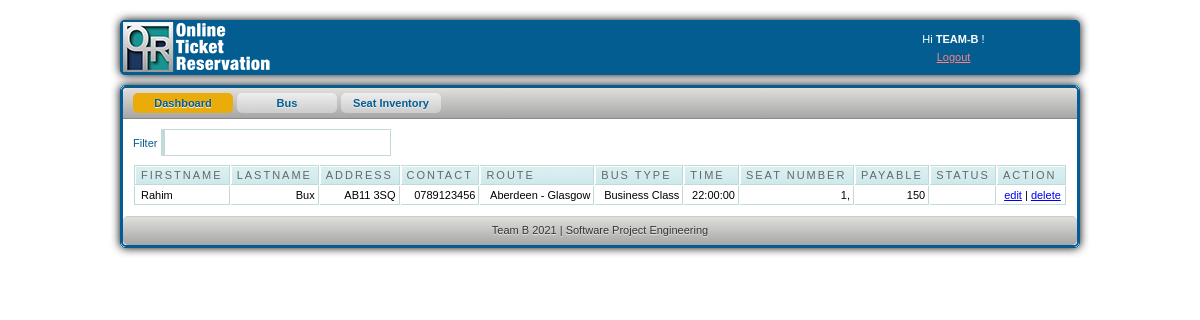
Screenshot of /admin/dashboard.php (signed in) with the database file from the repository.
### tables this page shows
CREATE TABLE `customer` (
  `id` int(11) NOT NULL,
  `fname` varchar(30) NOT NULL,
  `lname` varchar(30) NOT NULL,
  `contact` varchar(20) NOT NULL,
  `address` varchar(300) NOT NULL,
  `bus` varchar(30) NOT NULL,
  `transactionum` varchar(10) NOT NULL,
  `payable` varchar(11) NOT NULL,
  `status` varchar(100) NOT NULL,
  `setnumber` varchar(100) NOT NULL
);

CREATE TABLE `route` (
  `id` int(11) NOT NULL,
  `route` varchar(300) NOT NULL,
  `price` varchar(30) NOT NULL,
  `numseats` int(30) NOT NULL,
  `type` varchar(300) NOT NULL,
  `time` time NOT NULL
);

CREATE TABLE `reserve` (
  `id` int(11) NOT NULL,
  `date` varchar(11) NOT NULL,
  `bus` varchar(11) NOT NULL,
  `seat_reserve` varchar(11) NOT NULL,
  `transactionnum` varchar(10) NOT NULL,
  `seat` varchar(100) NOT NULL
);

### admin/dashboard.php (the view, shortened to what this page needs)
<html>
<head>
<link href="css/style.css" rel="stylesheet" type="text/css" />
<link rel="stylesheet" href="febe/style.css" type="text/css" media="screen" charset="utf-8">
<link href="src/facebox.css" media="screen" rel="stylesheet" type="text/css" />
</head>
<body>
	<div id="container">
		<div id="adminbar-outer" class="radius-bottom">
			<div id="adminbar" class="radius-bottom">
				<a id="logo" href="dashboard.php"></a>
				<div id="details">
					<a class="avatar" href="javascript: void(0)">
					</a>
					<div class="tcenter">
					Hi
					<strong>TEAM-B</strong>
					!
					<br>
					<a class="alightred" href="../index.php">Logout</a>
					</div>
				</div>
			</div>
		</div>
		<div id="panel-outer" class="radius" style="opacity: 1;">
			<div id="panel" class="radius">
				<ul class="radius-top clearfix" id="main-menu">
					<li>
						<a class="active" href="dashboard.php">
							<span>Dashboard</span>
						</a>
					</li>
					<li>
						<a href="route.php">
							<span>Bus</span>
						</a>
					</li>
					<li>
						<a href="setinventory.php">
							<span>Seat Inventory</span>
						</a>
					</li>
				</ul>
				<div id="content" class="clearfix">
					<label for="filter">Filter</label> <input type="text" name="filter" value="" id="filter" />
					<table cellpadding="1" cellspacing="1" id="resultTable">
						<thead>
							<tr>
								<th  style="border-left: 1px solid #C1DAD7"> Firstname </th>
								<th> Lastname </th>
								<th> Address </th>
								<th> Contact </th>
								<th> Route </th>
								<th> Bus Type </th>
								<th> Time </th>
								<th> Seat Number </th>
								<th> Payable </th>
								<th> Status </th>
								<th> Action </th>
							</tr>
						</thead>
						<tbody>
						<?php
							include('../db.php');
							$result = mysqli_query($conn,"SELECT * FROM customer");
							while($row = mysqli_fetch_array($result))
								{
									echo '<tr class="record">';
									echo '<td style="border-left: 1px solid #C1DAD7;">'.$row['fname'].'</td>';
									echo '<td><div align="right">'.$row['lname'].'</div></td>';
									echo '<td><div align="right">'.$row['address'].'</div></td>';
									echo '<td><div align="right">'.$row['contact'].'</div></td>';
									$rrad=$row['bus'];
									$dddd=$row['transactionum'];
									$results = mysqli_query($conn,"SELECT * FROM route WHERE id='$rrad'");
									while($rows = mysqli_fetch_array($results))
										{
									echo '<td><div align="right">'.$rows['route'].'</div></td>';
									echo '<td><div align="right">'.$rows['type'].'</div></td>';
									echo '<td><div align="right">'.$rows['time'].'</div></td>';
										}
									$resulta = mysqli_query($conn,"SELECT * FROM reserve WHERE transactionnum='$dddd'");
									while($rowa = mysqli_fetch_array($resulta))
										{
									echo '<td><div align="right">'.$rowa['seat'].'</div></td>';
										}
									echo '<td><div align="right">'.$row['payable'].'</div></td>';
									echo '<td><div align="right">'.$row['status'].'</div></td>';
									echo '<td><div align="center"><a rel="facebox" href="editstatus.php?id='.$row['id'].'">edit</a> | <a href="#" id="'.$row['transactionum'].'" class="delbutton" title="Click To Delete">delete</a></div></td>';
									echo '</tr>';
								}
							?>
						</tbody>
					</table>
				</div>
				<div id="footer" class="radius-bottom">
					Team B 2021  |  Software Project Engineering
				</div>
			</div>
		</div>
	</div>
</body>
</html>

### admin/css/style.css (style rules this page uses)
html, body { color: #035d91; font-family: Arial,sans-serif; font-size: 11px; line-height: 1.6; margin:0; }
#container { margin: 20px auto; width: 960px; }
#login-container-outer, #container #adminbar-outer, #container #panel-outer { border: 1px solid #035d91; box-shadow: 0 0 10px #000000; }
#container #adminbar-outer { background: none repeat scroll 0 0 #035d91; border-top: medium none; margin: 0 0 10px; }
.radius-bottom { border-top-right-radius: 5px; border-top-left-radius: 5px; border-bottom-left-radius: 5px; border-bottom-right-radius: 5px; }
#login-container, #container #adminbar, #container #panel { border: 2px solid #035d91; }
#container #adminbar { border-top: 2px solid #035d91; height: 50px; }
.radius-bottom { border-bottom-left-radius: 5px; border-bottom-right-radius: 5px; }
.clearfix { clear:both; }
#container #adminbar a#logo { background: url("../img/logo.png") no-repeat scroll left top transparent; display: block; float: left; height: 50px; width: 200px; }
#container #adminbar #details { color: #FFFFFF; float: right; height: 34px; line-height: 18px; padding: 8px; width: 184px; }
#container #adminbar #details a.avatar { display: block; float: right; height: 36px; margin: -3px 0 0 7px; padding: 2px; width: 36px; }
.tcenter { text-align: center; }
a.alightred { color: #FF8181; }
.radius { border-radius: 5px 5px 5px 5px; }
#container #panel ul#main-menu, #container #panel #footer, #login-extra { background-color: #D5D5D5; background-image: linear-gradient(#E0DFDB, #A6A6A6); }
ul#main-menu { border-bottom: 1px solid #888888; list-style: none outside none; margin: 0; padding: 0 10px; }
.radius-top { border-top-left-radius: 5px; border-top-right-radius: 5px; }
ul#main-menu li { float: left; margin: 5px 4px 5px 0; }
ul#main-menu li a.active { background: none repeat scroll 0 0 #ebab09; text-shadow: 0 1px 1px #FFFFFF; }
ul#main-menu li a { background: linear-gradient(#EEEEEE, #CCCCCC) repeat scroll 0 0 #EEEEEE; border-radius: 5px 5px 5px 5px; color: #035d91; display: block; font-weight: bold; height: 20px; line-height: 1px; position: relative; text-align: center; text-shadow: 0 1px 1px #EEEEEE; width: 100px; text-decoration:none; }
ul#main-menu li a span { display: block; line-height: 20px; padding: 0 0 5px; }
#container #content { padding: 10px; background-color:#ffffff; }
#container #footer { border-top: 1px solid #CCCCCC; color: #333333; margin: 0; padding: 5px; text-align: center; text-shadow: 0 1px 1px #EEEEEE; }

### admin/febe/style.css (style rules this page uses)
#resultTable { background-color: white; margin-top: 8px; width: 100%; color:#000000; }
#resultTable th.sortable { background: url("bg_header.jpg") no-repeat scroll 0 0 #CAE8EA; border-bottom: 1px solid #C1DAD7; border-right: 1px solid #C1DAD7; border-top: 1px solid #C1DAD7; color: #4F6B72; font: normal 11px "Trebuchet MS",Verdana,Arial,Helvetica,sans-serif; letter-spacing: 2px; padding: 3px 3px 3px 6px; text-align: left; text-transform: uppercase; color: #666; cursor: pointer; text-decoration: none; }
#resultTable th { background: url("bg_header.jpg") no-repeat scroll 0 0 #CAE8EA; border-bottom: 1px solid #C1DAD7; border-right: 1px solid #C1DAD7; border-top: 1px solid #C1DAD7; color: #4F6B72; font: normal 11px "Trebuchet MS",Verdana,Arial,Helvetica,sans-serif; letter-spacing: 2px; padding: 3px 3px 3px 6px; text-align: left; text-transform: uppercase; color: #666; cursor: pointer; text-decoration: none; }
#resultTable td { border-bottom: 1px solid #C1DAD7; border-right: 1px solid #C1DAD7; padding: 3px 3px 3px 6px; font: normal 11px "Trebuchet MS",Verdana,Arial,Helvetica,sans-serif; }
#resultTable td.odd { font: normal 11px "Trebuchet MS",Verdana,Arial,Helvetica,sans-serif; }
#filter { width: 230px; border: 1px solid #C1DAD7; border-left: 4px solid #C1DAD7; padding:5px; background-image:url('../images/filter.gif'); background-repeat:no-repeat; background-position: 3px 5px; padding-left:20px; }
.clearfix { clear:both; }

### rows the page displays
customer: fname "Rahim", lname "Bux", address "AB11 3SQ", contact "0789123456", payable "150"
route: route "Aberdeen - Glasgow", type "Business Class", time "22:00:00"
reserve: seat "1,"
